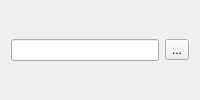
<?xml version="1.0" encoding="UTF-8"?>
<ui version="4.0">
 <class>TargetWidget</class>
 <widget class="QWidget" name="TargetWidget">
  <layout class="QVBoxLayout" name="verticalLayout">
    <item>
      <widget class="QLabel" name="label" />
    </item>
    <item>
      <layout class="QHBoxLayout" name="horizontalLayout">
       <item>
        <widget class="QLineEdit" name="targetDirectory"/>
       </item>
       <item>
        <widget class="QToolButton" name="targetChooser">
          <property name="text">
            <string>...</string>
          </property>
        </widget>
       </item>
      </layout>
    </item>
    <item>
      <widget class="QLabel" name="labelOverwrite">
        <property name="wordWrap">
          <bool>true</bool>
        </property>
      </widget>
    </item>
  </layout>
 </widget>
</ui>
